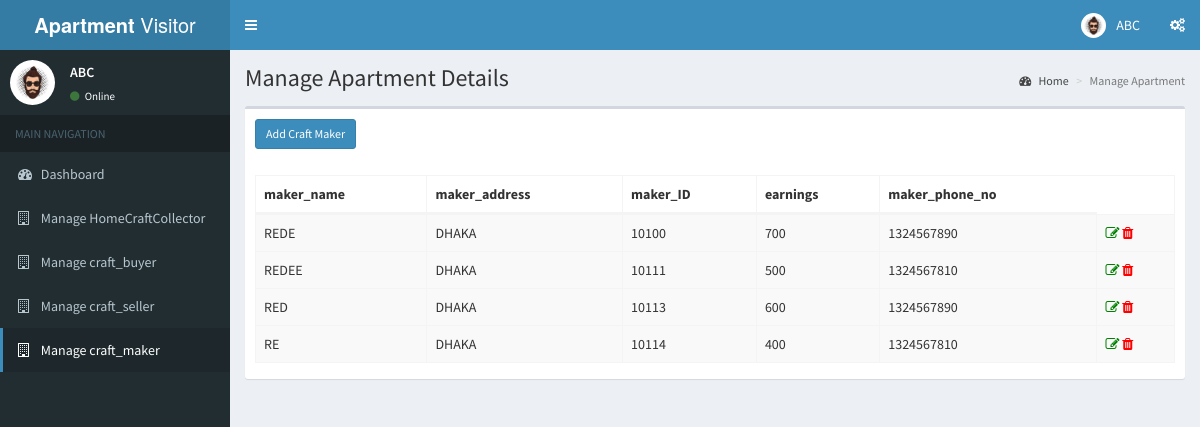
Screenshot of /cm.php (signed in) with the database file from the repository.
### tables this page shows
create table craft_maker(
    maker_name varchar(20),
    maker_address varchar(60),
    maker_ID int(5) not null,
    earnings int(7),
    maker_phone_no int(11),
    primary key(maker_id)
);

### cm.php (the view, shortened to what this page needs)
<?php
  include('includes/dbconn.php');
  if (strlen($_SESSION['avmsaid']==0)) {
   header('location:logout.php');
   } else {
?>
<!DOCTYPE html>
<html>
<head>
  <link rel="stylesheet" href="bower_components/bootstrap/dist/css/bootstrap.min.css">
  <link rel="stylesheet" href="bower_components/font-awesome/css/font-awesome.min.css">
  <link rel="stylesheet" href="bower_components/Ionicons/css/ionicons.min.css">
  <link rel="stylesheet" href="dist/css/AdminLTE.min.css">
  <link rel="stylesheet" href="dist/css/skins/_all-skins.min.css">
  <link rel="stylesheet" href="bower_components/datatables.net-bs/css/dataTables.bootstrap.min.css">
</head>
<body class="hold-transition skin-blue sidebar-mini">
<div class="wrapper">
    <?php include 'includes/header.php'?>
    <?php $page='cm'; include 'includes/sidebar1.php'?>
  <div class="content-wrapper">
    <section class="content-header">
      <h1>
        Manage Apartment Details
      </h1>
      <ol class="breadcrumb">
        <li><a href="dashboard1.php"><i class="fa fa-dashboard"></i> Home</a></li>
        <li class="active">Manage Apartment</li>
      </ol>
    </section>
    <section class="content">
    <div class="row">
        <div class="col-xs-12">
          <div class="box">
            <div class="box-header">
              <h3 class="box-title"><a href="add-cm.php"><button type="button" class="btn btn-block btn-primary btn-sm">Add Craft Maker</button></a></h3>
            </div>
            <div class="box-body">
              <table id="example1" class="table table-bordered table-hover table-striped">
                <thead>
                <tr>
                  <th>maker_name</th>
                  <th>maker_address</th>
                  <th>maker_ID</th>
                  <th>earnings</th>
                  <th>maker_phone_no </th>
                </tr>
                </thead>
                <?php
                $ret=mysqli_query($con,"SELECT * from craft_maker");
                while ($row=mysqli_fetch_array($ret)) {
                ?>
                <tbody>
                <tr>
                  <td><?php echo $row['maker_name'];?></td>
                  <td><?php echo $row['maker_address'];?></td>
                  <td><?php echo $row['maker_ID'];?></td>
                  <td><?php echo $row['earnings'];?></td>
                  <td><?php echo $row['maker_phone_no'];?></td>
                  <td><a href="edit-apartment.php?editid=<?php echo $row['ID'];?>" title="View Full Details"><i class="fa fa-edit" style="color:green;"></i></a>
                  <a href="remove-apartment.php?editid=<?php echo $row['ID'];?>" title="View Full Details"><i class="fa fa-trash" style="color:red;"></i></a></td>
                </tr>
                <?php
                }?>
                </tbody>
              </table>
            </div>
          </div>
        </div>
      </div>
    </section>
  </div>
</div>
</body>
</html>
<?php } ?>

### rows the page displays
craft_maker: maker_name "REDE", maker_address "DHAKA", maker_ID "10100", earnings "700", maker_phone_no "1324567890"
craft_maker: maker_name "REDEE", maker_address "DHAKA", maker_ID "10111", earnings "500", maker_phone_no "1324567810"
craft_maker: maker_name "RED", maker_address "DHAKA", maker_ID "10113", earnings "600", maker_phone_no "1324567890"
craft_maker: maker_name "RE", maker_address "DHAKA", maker_ID "10114", earnings "400", maker_phone_no "1324567810"

### other values shown
$name "ABC"
